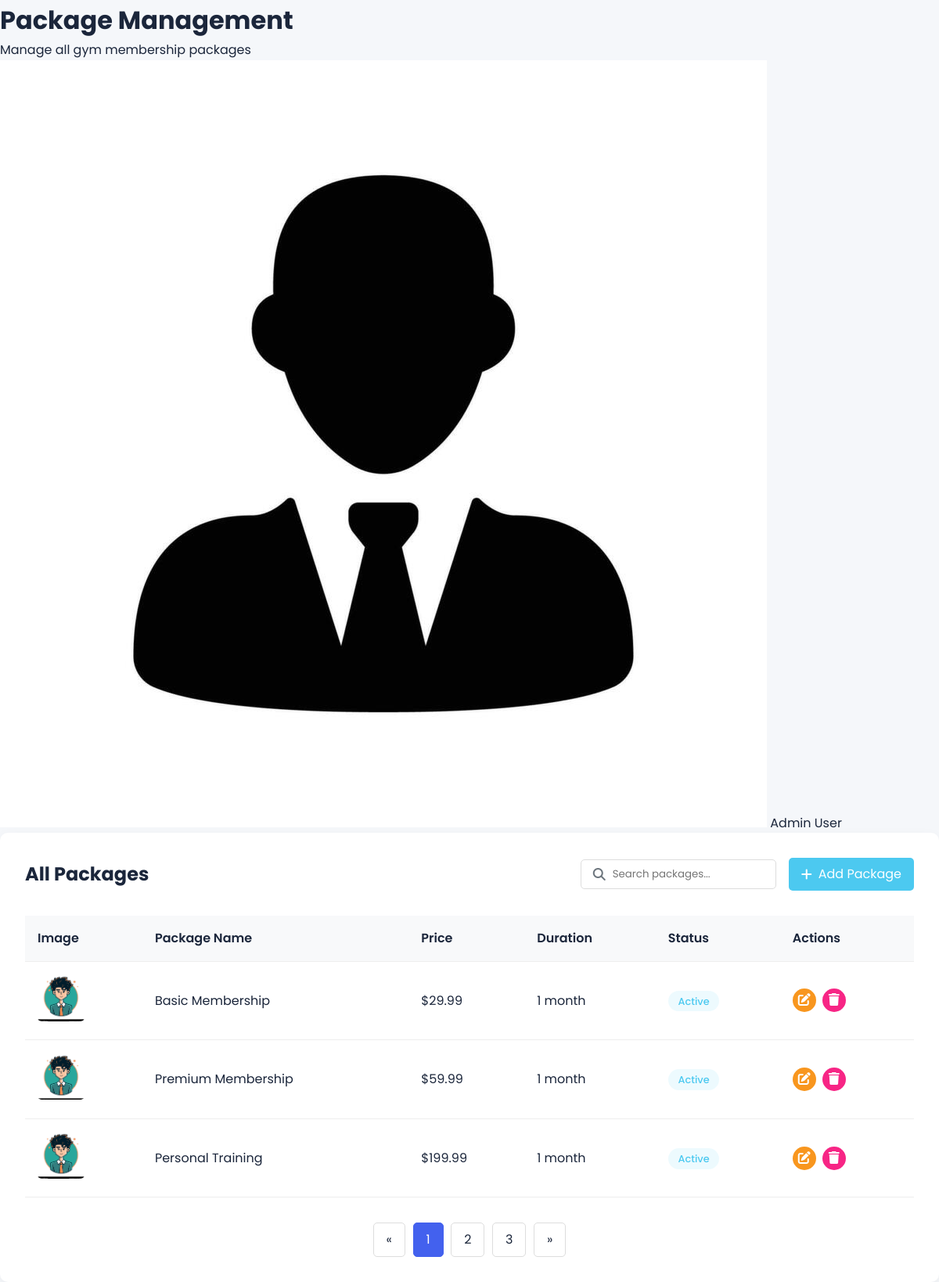
Screenshot of /packages.php (signed in) with the database file from the repository.
### tables this page shows
CREATE TABLE packages (
    id INT AUTO_INCREMENT PRIMARY KEY,
    name VARCHAR(100) NOT NULL,
    description TEXT,
    price DECIMAL(10,2) NOT NULL,
    duration VARCHAR(50) NOT NULL COMMENT 'e.g., 1 month, 3 months',
    features TEXT COMMENT 'Comma-separated list of features',
    image VARCHAR(255),
    active BOOLEAN DEFAULT TRUE,
    created_at TIMESTAMP DEFAULT CURRENT_TIMESTAMP,
    updated_at TIMESTAMP DEFAULT CURRENT_TIMESTAMP ON UPDATE CURRENT_TIMESTAMP
);

### packages.php (the view, shortened to what this page needs)
<?php
include 'config.php';
$packages = $conn->query("SELECT * FROM packages ORDER BY created_at DESC");
?>
<!DOCTYPE html>
<html lang="en">
<head>
    <link rel="stylesheet" href="https://cdnjs.cloudflare.com/ajax/libs/font-awesome/6.4.0/css/all.min.css">
    <link rel="stylesheet" href="style.css">
</head>
<body>
    <div class="main-content">
        <div class="dashboard-header">
            <div class="dashboard-title">
                <h1>Package Management</h1>
                <p>Manage all gym membership packages</p>
            </div>
            <div class="user-menu">
                <img src="assets/images/admin-avatar.jpg" alt="User Avatar">
                <span><?php echo $_SESSION['user_name']; ?></span>
            </div>
        </div>
        <div class="packages-container">
            <div class="packages-header">
                <h2>All Packages</h2>
                <div class="search-add">
                    <div class="search-box">
                        <i class="fas fa-search"></i>
                        <input type="text" placeholder="Search packages...">
                    </div>
                    <a href="add_package.php" class="btn-add">
                        <i class="fas fa-plus"></i> Add Package
                    </a>
                </div>
            </div>
            <table class="packages-table">
                <thead>
                    <tr>
                        <th>Image</th>
                        <th>Package Name</th>
                        <th>Price</th>
                        <th>Duration</th>
                        <th>Status</th>
                        <th>Actions</th>
                    </tr>
                </thead>
                <tbody>
                    <?php while($package = $packages->fetch_assoc()): ?>
                    <tr>
                        <td>
                            <img src="assets/images/packages/<?php echo $package['image'] ? $package['image'] : 'default.jpg'; ?>" alt="<?php echo $package['name']; ?>" class="package-image">
                        </td>
                        <td><?php echo $package['name']; ?></td>
                        <td>$<?php echo $package['price']; ?></td>
                        <td><?php echo $package['duration']; ?></td>
                        <td>
                            <span class="package-status <?php echo $package['active'] ? 'status-active' : 'status-inactive'; ?>">
                                <?php echo $package['active'] ? 'Active' : 'Inactive'; ?>
                            </span>
                        </td>
                        <td>
                            <div class="action-buttons">
                                <a href="edit_package.php?id=<?php echo $package['id']; ?>" class="btn-action btn-edit"><i class="fas fa-edit"></i></a>
                                <a href="packages.php?delete=<?php echo $package['id']; ?>" class="btn-action btn-delete" onclick="return confirm('Are you sure you want to delete this package?')"><i class="fas fa-trash"></i></a>
                            </div>
                        </td>
                    </tr>
                    <?php endwhile; ?>
                </tbody>
            </table>
            <div class="pagination">
                <a href="#">&laquo;</a>
                <a href="#" class="active">1</a>
                <a href="#">2</a>
                <a href="#">3</a>
                <a href="#">&raquo;</a>
            </div>
        </div>
    </div>
</body>
</html>

### style.css (style rules this page uses)
:root { --primary: #4361ee; --secondary: #3f37c9; --accent: #4895ef; --dark: #1b263b; --light: #f8f9fa; --success: #4cc9f0; --warning: #f8961e; --danger: #f72585; --gray: #6c757d; --light-gray: #e9ecef; }
* { margin: 0; padding: 0; box-sizing: border-box; font-family: 'Poppins', sans-serif; }
body { background-color: #f5f7fa; color: var(--dark); line-height: 1.6; }
a { text-decoration: none; color: inherit; }
.btn-action { display: inline-block; width: 30px; height: 30px; border-radius: 50%; text-align: center; line-height: 30px; margin-right: 5px; transition: all 0.3s ease; }
.btn-edit { background-color: var(--warning); color: white; }
.btn-delete { background-color: var(--danger); color: white; }

### packages.php (style rules this page uses)
.packages-container { background-color: white; border-radius: 10px; padding: 2rem; box-shadow: 0 5px 15px rgba(0, 0, 0, 0.05); }
.packages-header { display: flex; justify-content: space-between; align-items: center; margin-bottom: 2rem; }
.packages-header h2 { font-size: 1.5rem; }
.search-add { display: flex; align-items: center; }
.search-box { position: relative; margin-right: 1rem; }
.search-box input { padding: 0.5rem 1rem 0.5rem 2.5rem; border: 1px solid #ddd; border-radius: 5px; width: 250px; }
.search-box i { position: absolute; left: 1rem; top: 50%; transform: translateY(-50%); color: #6c757d; }
.btn-add { background-color: var(--success); color: white; padding: 0.5rem 1rem; border-radius: 5px; display: flex; align-items: center; }
.btn-add i { margin-right: 0.5rem; }
.packages-table { width: 100%; border-collapse: collapse; }
.packages-table th, .packages-table td { padding: 1rem; text-align: left; border-bottom: 1px solid #eee; }
.packages-table th { font-weight: 600; color: var(--dark); background-color: #f8f9fa; }
.package-image { width: 60px; height: 60px; border-radius: 5px; object-fit: cover; }
.package-status { padding: 0.3rem 0.8rem; border-radius: 20px; font-size: 0.8rem; font-weight: 500; }
.status-active { background-color: rgba(76, 201, 240, 0.1); color: var(--success); }
.action-buttons { display: flex; }
.btn-edit { background-color: var(--warning); color: white; margin-right: 0.5rem; }
.btn-delete { background-color: var(--danger); color: white; }
.pagination { display: flex; justify-content: center; margin-top: 2rem; }
.pagination a { padding: 0.5rem 1rem; margin: 0 0.3rem; border: 1px solid #ddd; border-radius: 5px; color: var(--dark); text-decoration: none; }
.pagination a.active { background-color: var(--primary); color: white; border-color: var(--primary); }

### rows the page displays
packages: name "Basic Membership", price "29.99", duration "1 month", active "Active"
packages: name "Premium Membership", price "59.99", duration "1 month", active "Active"
packages: name "Personal Training", price "199.99", duration "1 month", active "Active"

### other values shown
$_SESSION['user_name'] "Admin User"
